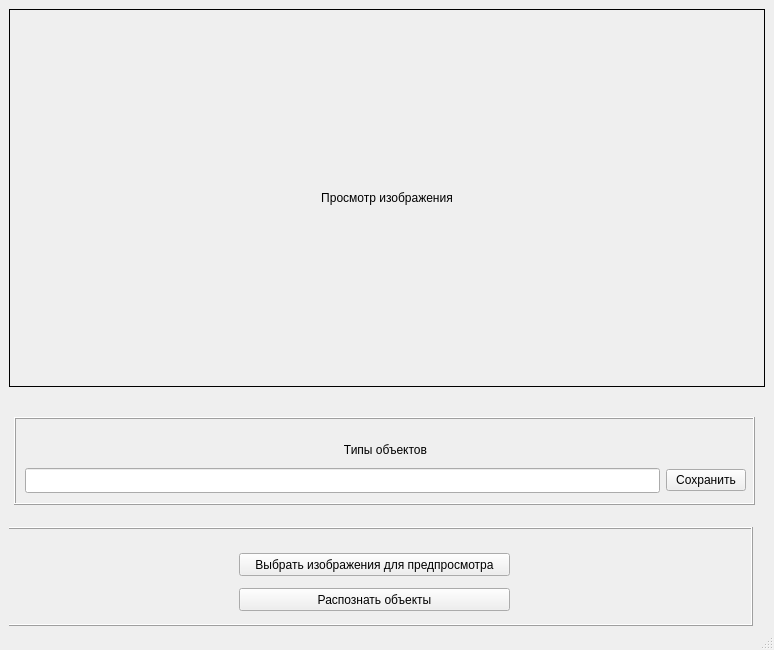
<?xml version="1.0" encoding="UTF-8"?>
<ui version="4.0">
 <class>MainWindow</class>
 <widget class="QMainWindow" name="MainWindow">
  <property name="geometry">
   <rect>
    <x>0</x>
    <y>0</y>
    <width>774</width>
    <height>650</height>
   </rect>
  </property>
  <property name="windowTitle">
   <string>MainWindow</string>
  </property>
  <property name="layoutDirection">
   <enum>Qt::LeftToRight</enum>
  </property>
  <property name="styleSheet">
   <string notr="true"/>
  </property>
  <widget class="QWidget" name="centralwidget">
   <property name="styleSheet">
    <string notr="true"/>
   </property>
   <layout class="QGridLayout" name="gridLayout_6">
    <property name="bottomMargin">
     <number>0</number>
    </property>
    <item row="0" column="0" rowspan="2" colspan="2">
     <layout class="QHBoxLayout" name="horizontalLayout_4">
      <item>
       <layout class="QVBoxLayout" name="verticalLayout_4">
        <property name="spacing">
         <number>0</number>
        </property>
        <property name="sizeConstraint">
         <enum>QLayout::SetNoConstraint</enum>
        </property>
        <item>
         <widget class="QLabel" name="label_media">
          <property name="minimumSize">
           <size>
            <width>426</width>
            <height>230</height>
           </size>
          </property>
          <property name="frameShape">
           <enum>QFrame::Panel</enum>
          </property>
          <property name="text">
           <string>Просмотр изображения</string>
          </property>
          <property name="alignment">
           <set>Qt::AlignCenter</set>
          </property>
         </widget>
        </item>
        <item>
         <widget class="QFrame" name="frame_4">
          <property name="minimumSize">
           <size>
            <width>426</width>
            <height>241</height>
           </size>
          </property>
          <property name="maximumSize">
           <size>
            <width>16777215</width>
            <height>241</height>
           </size>
          </property>
          <property name="frameShape">
           <enum>QFrame::NoFrame</enum>
          </property>
          <property name="frameShadow">
           <enum>QFrame::Raised</enum>
          </property>
          <widget class="QFrame" name="frame_3">
           <property name="geometry">
            <rect>
             <x>5</x>
             <y>30</y>
             <width>741</width>
             <height>88</height>
            </rect>
           </property>
           <property name="minimumSize">
            <size>
             <width>426</width>
             <height>0</height>
            </size>
           </property>
           <property name="maximumSize">
            <size>
             <width>16777215</width>
             <height>88</height>
            </size>
           </property>
           <property name="frameShape">
            <enum>QFrame::Box</enum>
           </property>
           <property name="frameShadow">
            <enum>QFrame::Raised</enum>
           </property>
           <widget class="QWidget" name="layoutWidget">
            <property name="geometry">
             <rect>
              <x>11</x>
              <y>21</y>
              <width>721</width>
              <height>55</height>
             </rect>
            </property>
            <layout class="QVBoxLayout" name="verticalLayout">
             <item>
              <widget class="QLabel" name="label_4">
               <property name="minimumSize">
                <size>
                 <width>100</width>
                 <height>20</height>
                </size>
               </property>
               <property name="text">
                <string>&lt;html&gt;&lt;head/&gt;&lt;body&gt;&lt;p align=&quot;center&quot;&gt;Типы объектов&lt;/p&gt;&lt;/body&gt;&lt;/html&gt;</string>
               </property>
               <property name="alignment">
                <set>Qt::AlignCenter</set>
               </property>
              </widget>
             </item>
             <item>
              <layout class="QHBoxLayout" name="horizontalLayout">
               <item>
                <widget class="QLineEdit" name="lineEdit_types">
                 <property name="enabled">
                  <bool>true</bool>
                 </property>
                 <property name="minimumSize">
                  <size>
                   <width>304</width>
                   <height>25</height>
                  </size>
                 </property>
                 <property name="maxLength">
                  <number>256</number>
                 </property>
                </widget>
               </item>
               <item>
                <widget class="QPushButton" name="pushButton_setTypes">
                 <property name="text">
                  <string>Сохранить</string>
                 </property>
                </widget>
               </item>
              </layout>
             </item>
            </layout>
           </widget>
          </widget>
          <widget class="QFrame" name="frame_2">
           <property name="geometry">
            <rect>
             <x>-10</x>
             <y>140</y>
             <width>754</width>
             <height>99</height>
            </rect>
           </property>
           <property name="minimumSize">
            <size>
             <width>426</width>
             <height>0</height>
            </size>
           </property>
           <property name="maximumSize">
            <size>
             <width>16777215</width>
             <height>130</height>
            </size>
           </property>
           <property name="frameShape">
            <enum>QFrame::Box</enum>
           </property>
           <property name="frameShadow">
            <enum>QFrame::Raised</enum>
           </property>
           <widget class="QWidget" name="layoutWidget">
            <property name="geometry">
             <rect>
              <x>240</x>
              <y>20</y>
              <width>271</width>
              <height>71</height>
             </rect>
            </property>
            <layout class="QVBoxLayout" name="verticalLayout_2">
             <item>
              <widget class="QPushButton" name="pushButton_import">
               <property name="minimumSize">
                <size>
                 <width>201</width>
                 <height>23</height>
                </size>
               </property>
               <property name="text">
                <string>Выбрать изображения для предпросмотра</string>
               </property>
              </widget>
             </item>
             <item>
              <widget class="QPushButton" name="pushButton_detect">
               <property name="minimumSize">
                <size>
                 <width>201</width>
                 <height>23</height>
                </size>
               </property>
               <property name="text">
                <string>Распознать объекты</string>
               </property>
              </widget>
             </item>
            </layout>
           </widget>
          </widget>
         </widget>
        </item>
       </layout>
      </item>
     </layout>
    </item>
   </layout>
  </widget>
  <widget class="QStatusBar" name="statusbar"/>
 </widget>
 <resources/>
 <connections/>
</ui>
